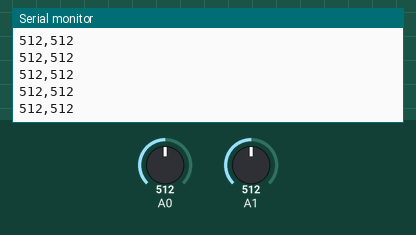
This sketch was run on a simulated Arduino Uno, built with avr-gcc and run on an emulated ATmega328P. Shown: the last lines printed to the serial monitor. The test bench sets the inputs (shaded band); at power-on: A0 = 512, A1 = 512.

Above: at 1.2 s.
1.3 s: A0 set to 716
At 1.56 s:
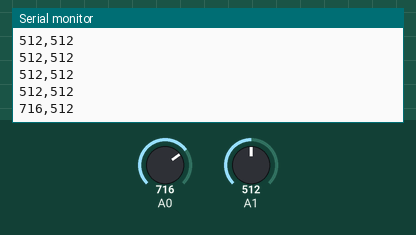
2.8 s: A1 set to 716
At 2.96 s:
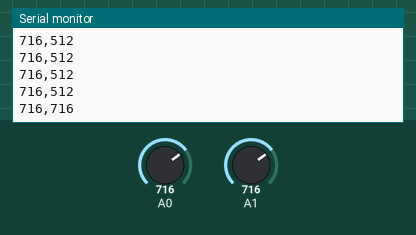
4.3 s: A0 set to 900
At 4.37 s:
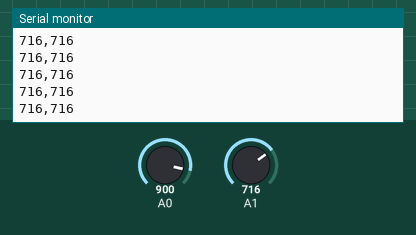
5.8 s: A1 set to 900
At 5.97 s:
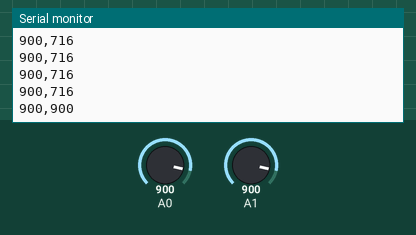
Timing chart, 0 to 8.3 s (numbered marks = the images above; inputs shaded):
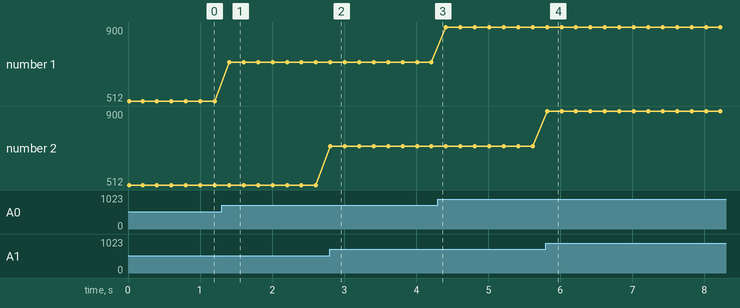

The sketch:

analog.ino
```cpp
int sensorValue1;
int sensorValue2;

void setup() {
  Serial.begin(9600);
  Serial.println("I am working!");

}

void loop() {
  sensorValue1 = analogRead(0);
  sensorValue2 = analogRead(1);
  Serial.print(sensorValue1);
  Serial.print(",");
  Serial.println(sensorValue2);

  delay(200);

}
```

Measured:
- after the input at 1.3 s, the serial monitor: prints a new line after 0.10 s (image 1)
- after the input at 2.8 s, the serial monitor: prints a new line at once (image 2)
- after the input at 5.8 s, the serial monitor: prints a new line at once (image 4)
- plotted number 1: 512 → 716 after the input at 1.3 s, 716 → 900 after the input at 4.3 s
